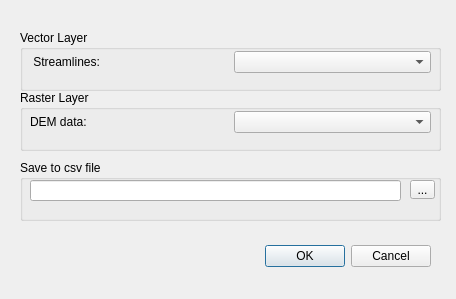
<?xml version="1.0" encoding="UTF-8"?>
<ui version="4.0">
 <class>EA_SlopeDialogBase</class>
 <widget class="QDialog" name="EA_SlopeDialogBase">
  <property name="geometry">
   <rect>
    <x>0</x>
    <y>0</y>
    <width>456</width>
    <height>299</height>
   </rect>
  </property>
  <property name="windowTitle">
   <string>EA_Slope</string>
  </property>
  <widget class="QDialogButtonBox" name="buttonBox">
   <property name="geometry">
    <rect>
     <x>20</x>
     <y>240</y>
     <width>411</width>
     <height>32</height>
    </rect>
   </property>
   <property name="orientation">
    <enum>Qt::Horizontal</enum>
   </property>
   <property name="standardButtons">
    <set>QDialogButtonBox::Cancel|QDialogButtonBox::Ok</set>
   </property>
  </widget>
  <widget class="QGroupBox" name="groupBox">
   <property name="geometry">
    <rect>
     <x>20</x>
     <y>30</y>
     <width>421</width>
     <height>61</height>
    </rect>
   </property>
   <property name="title">
    <string>Vector Layer</string>
   </property>
   <widget class="QWidget" name="">
    <property name="geometry">
     <rect>
      <x>10</x>
      <y>20</y>
      <width>401</width>
      <height>24</height>
     </rect>
    </property>
    <layout class="QHBoxLayout" name="horizontalLayout">
     <item>
      <widget class="QLabel" name="label_vector_1">
       <property name="text">
        <string> Streamlines:</string>
       </property>
      </widget>
     </item>
     <item>
      <widget class="QgsMapLayerComboBox" name="vMapLayerComboBox"/>
     </item>
    </layout>
   </widget>
  </widget>
  <widget class="QGroupBox" name="groupBox_2">
   <property name="geometry">
    <rect>
     <x>20</x>
     <y>90</y>
     <width>421</width>
     <height>61</height>
    </rect>
   </property>
   <property name="title">
    <string>Raster Layer</string>
   </property>
   <widget class="QWidget" name="layoutWidget">
    <property name="geometry">
     <rect>
      <x>10</x>
      <y>20</y>
      <width>401</width>
      <height>24</height>
     </rect>
    </property>
    <layout class="QHBoxLayout" name="horizontalLayout_2">
     <item>
      <widget class="QLabel" name="label_vector_2">
       <property name="text">
        <string>DEM data:</string>
       </property>
      </widget>
     </item>
     <item>
      <widget class="QgsMapLayerComboBox" name="rMapLayerComboBox"/>
     </item>
    </layout>
   </widget>
  </widget>
  <widget class="QGroupBox" name="groupBox_3">
   <property name="geometry">
    <rect>
     <x>20</x>
     <y>160</y>
     <width>421</width>
     <height>61</height>
    </rect>
   </property>
   <property name="title">
    <string>Save to csv file</string>
   </property>
   <widget class="QLineEdit" name="lineEdit">
    <property name="geometry">
     <rect>
      <x>10</x>
      <y>20</y>
      <width>371</width>
      <height>21</height>
     </rect>
    </property>
   </widget>
   <widget class="QToolButton" name="toolButton">
    <property name="geometry">
     <rect>
      <x>390</x>
      <y>20</y>
      <width>25</width>
      <height>19</height>
     </rect>
    </property>
    <property name="text">
     <string>...</string>
    </property>
   </widget>
  </widget>
 </widget>
 <customwidgets>
  <customwidget>
   <class>QgsMapLayerComboBox</class>
   <extends>QComboBox</extends>
   <header>qgsmaplayercombobox.h</header>
  </customwidget>
 </customwidgets>
 <resources/>
 <connections>
  <connection>
   <sender>buttonBox</sender>
   <signal>accepted()</signal>
   <receiver>EA_SlopeDialogBase</receiver>
   <slot>accept()</slot>
   <hints>
    <hint type="sourcelabel">
     <x>20</x>
     <y>20</y>
    </hint>
    <hint type="destinationlabel">
     <x>20</x>
     <y>20</y>
    </hint>
   </hints>
  </connection>
  <connection>
   <sender>buttonBox</sender>
   <signal>rejected()</signal>
   <receiver>EA_SlopeDialogBase</receiver>
   <slot>reject()</slot>
   <hints>
    <hint type="sourcelabel">
     <x>20</x>
     <y>20</y>
    </hint>
    <hint type="destinationlabel">
     <x>20</x>
     <y>20</y>
    </hint>
   </hints>
  </connection>
 </connections>
</ui>
